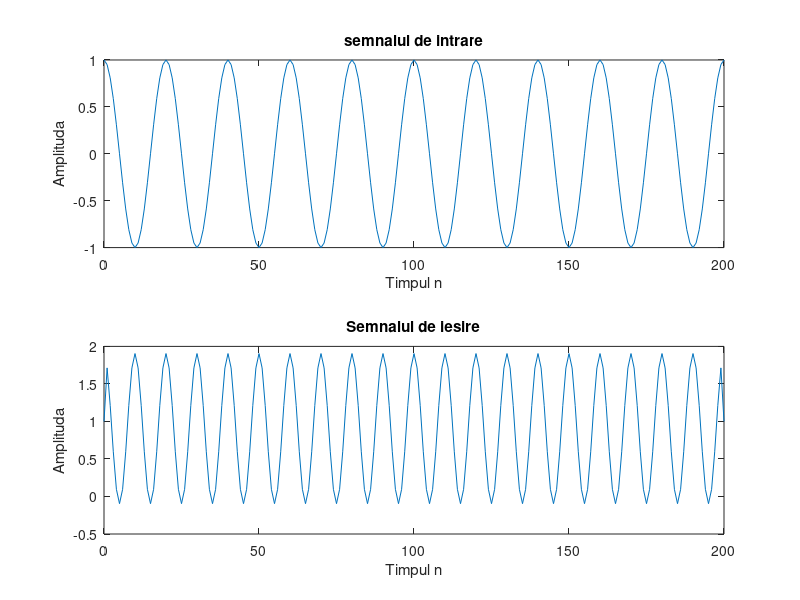

MATLAB code to generate this figure:
% generarea semnalului sinusoidal de intrare
clf;
n=0:200;
x=cos(2*pi*0.05*n);
% Calcularea semnalului de iesire
x1 = [x 0 0]; % x1[n] = x[n+1]
x2 = [0 x 0]; % x2[n] = x[n]
x3 = [0 0 x]; % x3[n] = x[n-1]
y=x2.*x2 + x1.*x3;
y=y(2:202);
% Vizualizarea semnalului de intre si a celui de iesire subplot(2,1,1);
subplot(2,1,1);
plot(n,x);
xlabel('Timpul n'); ylabel('Amplituda');
title('semnalul de intrare');

subplot(2,1,2);
plot(n,y);
xlabel('Timpul n'); ylabel('Amplituda');
title('Semnalul de iesire');

